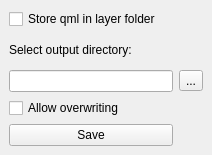
<?xml version="1.0" encoding="UTF-8"?>
<ui version="4.0">
 <class>SaveQMLDockWidgetBase</class>
 <widget class="QDockWidget" name="SaveQMLDockWidgetBase">
  <property name="geometry">
   <rect>
    <x>0</x>
    <y>0</y>
    <width>212</width>
    <height>155</height>
   </rect>
  </property>
  <property name="windowTitle">
   <string>Save QML</string>
  </property>
  <widget class="QWidget" name="dockWidgetContents">
   <layout class="QGridLayout" name="gridLayout">
    <item row="2" column="2">
     <widget class="QLineEdit" name="lineEdit"/>
    </item>
    <item row="1" column="2">
     <widget class="QLabel" name="label">
      <property name="text">
       <string>Select output directory:</string>
      </property>
     </widget>
    </item>
    <item row="2" column="3">
     <widget class="QToolButton" name="toolButton">
      <property name="text">
       <string>...</string>
      </property>
     </widget>
    </item>
    <item row="5" column="2">
     <widget class="QPushButton" name="SaveButton">
      <property name="text">
       <string>Save</string>
      </property>
     </widget>
    </item>
    <item row="3" column="2">
     <widget class="QCheckBox" name="checkBox">
      <property name="text">
       <string>Allow overwriting</string>
      </property>
     </widget>
    </item>
    <item row="0" column="2">
     <widget class="QCheckBox" name="checkBox_2">
      <property name="text">
       <string>Store qml in layer folder</string>
      </property>
     </widget>
    </item>
   </layout>
  </widget>
 </widget>
 <resources/>
 <connections/>
</ui>
